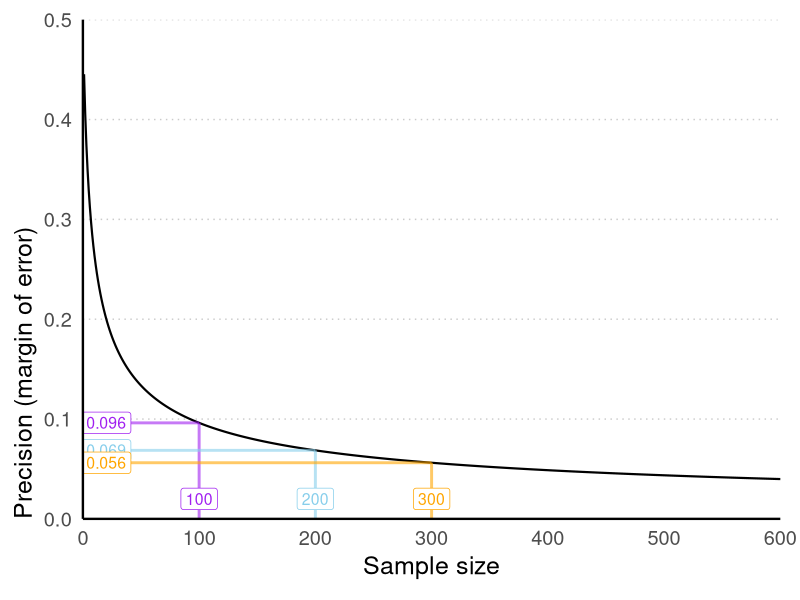

Write R code to recreate this figure.
# This script will run a precision analysis to help with sample size planning 
# when you wish to estimate a proportion with confidence intervals
# This code was written for personal use — reuse at your own risk!

# Load libraries ---------------------------------

library(tidyverse)

# Define functions ---------------------------------

# custom ggplot theme

theme_custom <- function () { 
  theme_grey(base_size = 18, base_family = "sans") %+replace% 
    theme(
      # plot margin
      plot.margin = unit(rep(0.5, 4), "cm"),
      # plot background and border
      plot.background = element_blank(),
      panel.background = element_blank(),
      panel.border = element_blank(),
      # grid lines
      panel.grid.major.x = element_blank(),
      panel.grid.major.y = element_line(linewidth = 0.5, linetype = 'dotted', color = "#cbcbcb"), 
      panel.grid.minor = element_blank(),
      # axis ticks and lines
      axis.ticks = element_blank(),
      axis.line = element_line(),
      axis.title.y = element_text(hjust = 0, vjust = 2, angle = 90), # Adjust the vertical position of the y-axis label
      # title, subtitle and caption
      #plot.title = element_text(size = 20, face = "bold", colour = "#757575", hjust = 0),
      # legend
      legend.position = "top",
      legend.background = element_blank(),
      legend.key = element_blank(),
      legend.title = element_text(size = 12, colour = "#757575"),
      legend.text.align = 0,
      legend.text = element_text(size = 14, colour = "#757575"),
      # facetting
      strip.background = element_rect(fill = "transparent", colour = NA),
      strip.text = element_text(size = 12, face = "bold", colour = "#757575", hjust = 0)
    )
}

# Define function for computing margin of error (MOE) for a confidence interval. The MOE is half the width of the confidence interval.
# If the population size is known a finite population correction can be applied.
# Otherwise, if the population size in unknown, no correction is applied (the default).
# The function can compute MOE for either a Wald or Wilson confidence interval (defaults to Wilson as it appears to be superior, see Newcombe, 1998)
# A 95% confidence interval is assumed.
marginOfError <- function(expectedProportion,sampleSize,confidenceLevel=.95,populationSize=Inf,type='wilson',report=T){
  n <- sampleSize
  N <- populationSize
  
  if(type=='wilson'){ # if computing Wilson CIs
    successCount <- n*expectedProportion
    CI <- prop.test(successCount, n, correct = F, conf.level = confidenceLevel)$conf.int # computes CI. Yate's continuity correction is off by default
    MOE <- (CI[2] - CI[1])/2 # to get the MOE, subtract lowerbound of CI from upperbound of CI and divide by two
    
  }else if(type=='wald'){ # if computing wald CIs
    P <- expectedProportion
    alpha <- (1 - confidenceLevel) / 2 # convert confidence level to alpha
    Z <- qnorm(alpha, lower.tail=FALSE) # convert alpha to Z
    MOE <- Z*sqrt(P*(1-P)/n) # compute margin of error for Wald confidence intervals 
  }
  
  if(N != Inf){ # if user has specified a population size
    FPC <- sqrt((N-n)/(N-1)) # calculate a finite population correction (FPC) factor
    MOE <- MOE*FPC # adjust the MOE with the FPC
  }
  
  if(report){ # if user has asked for a report
    print(paste0(
      'The margin of error of a 95% ', type,' confidence interval for an expected proportion of ',expectedProportion,
      ' and a sample size of ',sampleSize,' is ', round(MOE,3)))
  }
  
  moe_object <- list(moe = MOE, target_sample_size = sampleSize, conf_interval_type = type)
  
  return(moe_object)
}

# define function to plot a precision curve for given proportion and sample size (95% confidence interval assumed).
precisionCurve <- function(expectedProportion,sampleSize,confidenceLevel=.95,populationSize=Inf,type='wilson'){
  
  sample_size_vector <- seq(1:(sampleSize*2)) # create a vector of sample sizes for X axis (by default we will show a curve for 2x the specified sample size)
  moe_vector <- NA # pre-load a variable to store moes
  
  for(i in sample_size_vector){ # using a for loop as its more comprehensible 
    moe_object <- marginOfError(
      sampleSize = i,
      expectedProportion = expectedProportion,
      confidenceLevel = confidenceLevel,
      populationSize = populationSize,
      type = type,
      report = F # don't print a report
    )
    moe_vector <- c(moe_vector, moe_object$moe) # append new moe to moe vector
  }
  
  moe_vector <- moe_vector[!is.na(moe_vector)] # remove the NA value created when moe_vector was pre-loaded
  df <- data.frame(sampleSize = sample_size_vector,precision = moe_vector)
  
  # build plot
  plot <- ggplot(data = df, aes(x = sampleSize, y = precision)) +
    geom_line(colour = 'black', linewidth = .75) +
    theme_classic() +
    ylab('Precision (margin of error)') +
    xlab('Sample size') +
    scale_x_continuous(expand = c(0.0, 0), limits = c(0,max(sample_size_vector))) +
    scale_y_continuous(expand = c(0.0, 0), limits = c(0,round(max(moe_vector)+.1,1)), breaks = seq(0,round(max(moe_vector)+.1,1),0.1)) +
    theme(panel.grid.major = element_line(colour="grey97", size=0.5))
  
  return(plot)
}

# Run a precision analysis ---------------------------------

# Run the code below to compute a margin of error for given expected proportion and target sample size
moe_object1 <- marginOfError(
  expectedProportion = .5, # Specify the anticipated proportion. Use 0.5 for the most conservative sample size estimate (see Gelman & Hill, 2006, p. 442).
  sampleSize = 100, # Specify the target sample size
  populationSize = Inf, # If population size is known, we can apply a finite population correction, otherwise use Inf
  confidenceLevel = .95, # specify the level of the confidence interval
  type = 'wilson')

# Lets get a second moe for a different target sample size (so we can display on a precision curve)
moe_object2 <- marginOfError(
  expectedProportion = .5, # Specify the anticipated proportion. Use 0.5 for the most conservative sample size estimate (see Gelman & Hill, 2006, p. 442).
  sampleSize = 200, # Specify the target sample size
  populationSize = Inf, # If population size is known, we can apply a finite population correction, otherwise use Inf
  confidenceLevel = .95, # specify the level of the confidence interval
  type = 'wilson')

# Lets get a third moe for a different target sample size (so we can display on a precision curve)
moe_object3 <- marginOfError(
  expectedProportion = .5, # Specify the anticipated proportion. Use 0.5 for the most conservative sample size estimate (see Gelman & Hill, 2006, p. 442).
  sampleSize = 300, # Specify the target sample size
  populationSize = Inf, # If population size is known, we can apply a finite population correction, otherwise use Inf
  confidenceLevel = .95, # specify the level of the confidence interval
  type = 'wilson')

# Now plot a precision curve showing precision (margin of error) as a function of sample size.
# We'll annotate the plot with the parameters above

precisionCurve(expectedProportion =.5, # Specify the anticipated proportion. Use 0.5 for the most conservative sample size estimate (see Gelman & Hill, 2006, p. 442).
               sampleSize = 300, # Specify the target sample size
               populationSize = Inf, # If population size is known, we can apply a finite population correction, otherwise use Inf
               confidenceLevel = .95, # specify the level of the confidence interval
               type = 'wilson' # specify the type of confidence interval (wald or wilson)
) +
  theme_custom() +
  # this code annotates the precision curve with the moes computed above
  annotate("segment", x = moe_object1$target_sample_size, xend = moe_object1$target_sample_size, y = 0, yend = moe_object1$moe, colour = "purple", size=1, alpha=0.6) +
  annotate("segment", x = 0, xend = moe_object1$target_sample_size, y = moe_object1$moe, yend = moe_object1$moe, colour = "purple", size=1, alpha=0.6) +
  annotate("label", x = 20, y = moe_object1$moe, colour = "purple", size=4, alpha=1, label = round(moe_object1$moe,3)) +
  annotate("label", x = moe_object1$target_sample_size, y = 0.02, colour = "purple", size=4, alpha=1, label = moe_object1$target_sample_size) + 
  
  annotate("segment", x = moe_object2$target_sample_size, xend = moe_object2$target_sample_size, y = 0, yend = moe_object2$moe, colour = "skyblue", size=1, alpha=0.6) +
  annotate("segment", x = 0, xend =  moe_object2$target_sample_size, y = moe_object2$moe, yend = moe_object2$moe, colour = "skyblue", size=1, alpha=0.6) +
  annotate("label", x = 20, y = moe_object2$moe, colour = "skyblue", size=4, alpha=1, label = round(moe_object2$moe,3)) +
  annotate("label", x = moe_object2$target_sample_size, y = 0.02, colour = "skyblue", size=4, alpha=1, label = moe_object2$target_sample_size) +
  
  annotate("segment", x = moe_object3$target_sample_size, xend = moe_object3$target_sample_size, y = 0, yend = moe_object3$moe, colour = "orange", size=1, alpha=0.6) +
  annotate("segment", x = 0, xend =  moe_object3$target_sample_size, y = moe_object3$moe, yend = moe_object3$moe, colour = "orange", size=1, alpha=0.6) +
  annotate("label", x = 20, y = moe_object3$moe, colour = "orange", size=4, alpha=1, label = round(moe_object3$moe,3)) +
  annotate("label", x = moe_object3$target_sample_size, y = 0.02, colour = "orange", size=4, alpha=1, label = moe_object3$target_sample_size) 

# References  ---------------------------------

# Gelman, A., & Hill, J. (2007). Data analysis using regression and multilevel/hierarchical models. Cambridge University Press.
# Newcombe R.G. (1998). Two-Sided Confidence Intervals for the Single Proportion: Comparison of Seven Methods. Statistics in Medicine, 17, 857–872. doi:10.1002/(SICI)1097-0258(19980430)17:8<857::AID-SIM777>3.0.CO;2-E.
# Rothman, K. J., & Greenland, S. (2018). Planning study size based on precision rather than power. Epidemiology, 29(5), 599–603. https://doi.org/10.1097/EDE.0000000000000876
